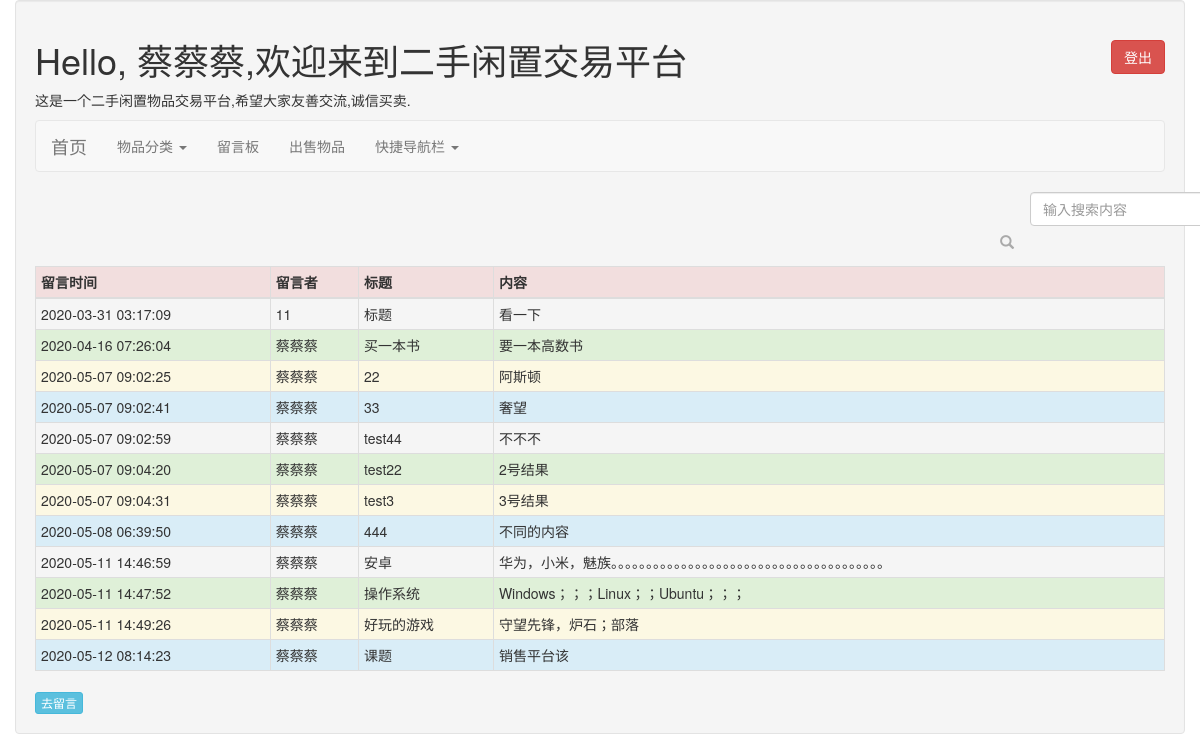
Screenshot of /homepage/message_board/ (signed in) with the database file from the repository.
### homepage/models.py (models this page shows, shortened)
class Message(models.Model):
    username=models.CharField(max_length=256)
    title=models.CharField(max_length=512)
    content=models.TextField(max_length=256)
    publish=models.DateTimeField()
    class Meta:
        verbose_name = "留言板"
        verbose_name_plural = "留言板"

### homepage/views.py (the view)
# urls.py: path('message_board/' , views.message_board , name = 'message_board'),
def message_board(request):
    messages = models.Message.objects.all()    #将数据库里的留言信息表示在留言板上
    return render(request, 'homepage/message_board.html', {'messages' : messages})

### templates/homepage/message_board.html (shortened to what this page needs)
<!DOCTYPE html>
<html lang="en">
<head>
</head>
<body>
{% extends "base.html" %}
{% block content %}
    <table class="table table-striped table-bordered table-hover table-condensed">
            <thead>
                <tr class="danger">
                    <th>留言时间</th>
                    <th>留言者</th>
                    <th>标题</th>
                    <th>内容</th>
                </tr>
            </thead>
            <tbody>
                {% if messages %}
                    {% for message in messages %}
                        <tr class="{% cycle 'active' 'success' 'warning' 'info' %}">
                            <td>{{ message.publish|date:'Y-m-d H:i:s' }}</td>
                            <td>{{ message.username }}</td>
                            <td>{{ message.title }}</td>
                            <td>{{ message.content }}</td>
                        </tr>
                    {% endfor %}
                {% else %}
                    <tr>
                        <td colspan="4">无数据</td>
                    </tr>
                {% endif %}
            </tbody>
        </table>
        <a class="btn btn-xs btn-info" href="{% url 'homepage:create' %}">去留言</a>
{% endblock %}

### rows the page displays
Message: publish "2020-03-31 03:17:09", username "11", title "标题", content "看一下"
Message: publish "2020-04-16 07:26:04", username "蔡蔡蔡", title "买一本书", content "要一本高数书"
Message: publish "2020-05-07 09:02:25", username "蔡蔡蔡", title "22", content "阿斯顿"
Message: publish "2020-05-07 09:02:41", username "蔡蔡蔡", title "33", content "奢望"
Message: publish "2020-05-07 09:02:59", username "蔡蔡蔡", title "test44", content "不不不"
Message: publish "2020-05-07 09:04:20", username "蔡蔡蔡", title "test22", content "2号结果"
Message: publish "2020-05-07 09:04:31", username "蔡蔡蔡", title "test3", content "3号结果"
Message: publish "2020-05-08 06:39:50", username "蔡蔡蔡", title "444", content "不同的内容"
Message: publish "2020-05-11 14:46:59", username "蔡蔡蔡", title "安卓", content "华为，小米，魅族。。。。。。。。。。。。。。。。。。。。。。。。。。。。。。。。。。。。。。。"
Message: publish "2020-05-11 14:47:52", username "蔡蔡蔡", title "操作系统", content "Windows；；；Linux；；Ubuntu；；；"
Message: publish "2020-05-11 14:49:26", username "蔡蔡蔡", title "好玩的游戏", content "守望先锋，炉石；部落"
Message: publish "2020-05-12 08:14:23", username "蔡蔡蔡", title "课题", content "销售平台该"

### other values shown
{{ request.session.user_name }} "蔡蔡蔡"
